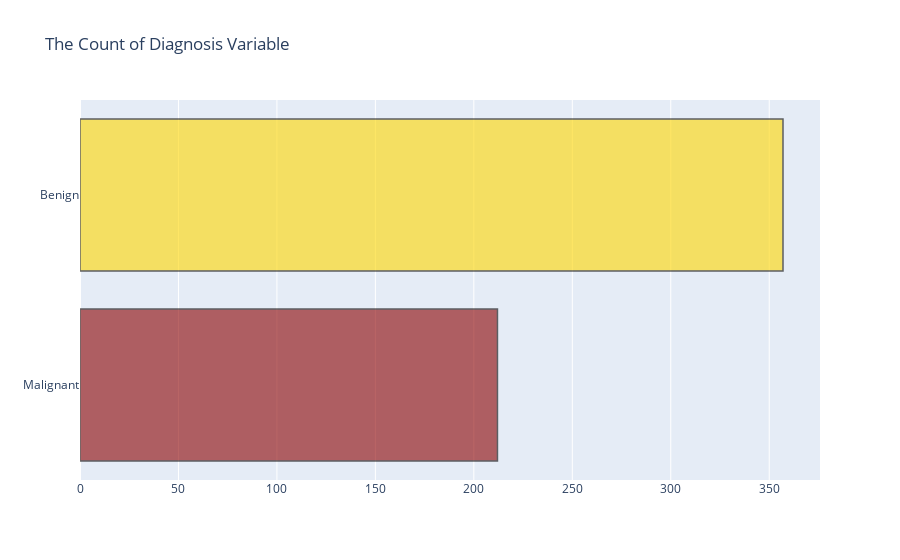

Notebook cell for this chart:
### Markdown cell above
### BC diagnosis acount visualization

### Code cell
trace = go.Bar(x = (len(M), len(B)), y = ['Malignant', 'Benign'], orientation = 'h', opacity = 0.6, marker=dict(
        color=[ 'darkred', 'gold'],
        line=dict(color='#000000',width=1.5)))

layout = dict(title =  'The Count of Diagnosis Variable')
                    
fig = dict(data = [trace], layout=layout)
py.iplot(fig)

### Figure 1 — Plotly figure (JSON) as saved in the notebook; plotly's stock layout.template omitted (floating-point values rounded to 4 significant figures)
{"data": [{"marker": {"color": ["darkred", "gold"], "line": {"color": "#000000", "width": 1.5}}, "opacity": 0.6, "orientation": "h", "type": "bar", "x": [212, 357], "y": ["Malignant", "Benign"]}], "layout": {"title": {"text": "The Count of Diagnosis Variable"}}}
